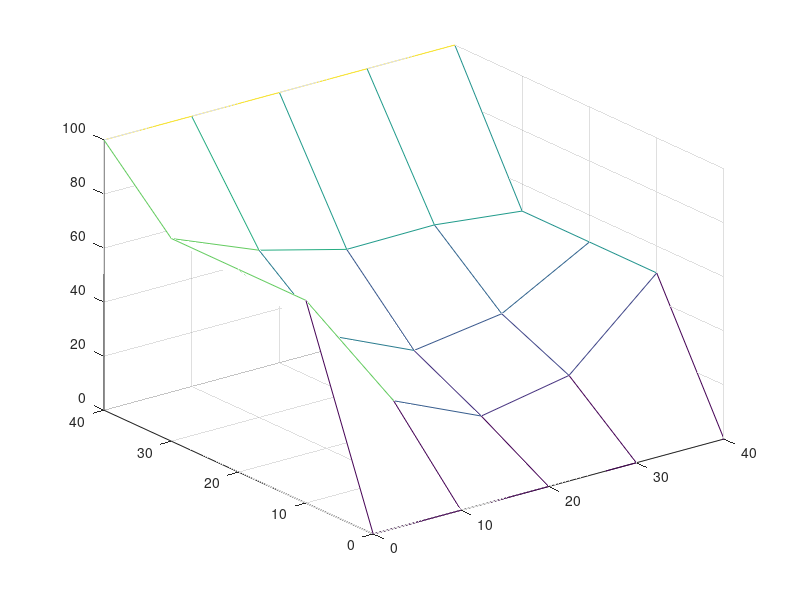

The MATLAB script that drew this image:
%Copyright by Devasnhu Thakar
alpha = 0.835;
tl = 0;               %Lower bound for time interval
tu = 100;            %Upper bound for time interval
xu = 40;              %Upper bound on x; Length of plate
xl = 0;               %Lower bound of x

dt = 10;
dx = 10;              %dy = dx
lambda = (alpha*dt)/(dx^2);
t = zeros((tu-tl)/dt + 1);
%1st-dimesion is x (ROW); 2-nd is y (Column)
T_explicit = zeros((xu-xl)/dx + 1, (xu-xl)/dx + 1, (tu-tl)/dt + 1);
T_explicit(:, 1,:) = 75;                  %The left-edge
T_explicit(:, (xu-xl)/dx + 1, :) = 50; %The right-edge
T_explicit(1,:, :) = 0;                  %The bottom edge
T_explicit((xu-xl)/dx + 1, :, :) = 100;   %The top edge

%Loop to do explicite method; for every time
%Looping over time
for n=2:(tu-tl)/dt+1
    %Loop over all interior nodes
    %i is the index of x; the column no.
    for j=2:(xu-xl)/dx
        % j is y; the row number
        for i=2:(xu-xl)/dx
            T_explicit(j,i,n) = T_explicit(j,i,n-1) + lambda*(T_explicit(j,i+1,n-1) + T_explicit(j,i-1,n-1) + T_explicit(j-1,i,n-1) + T_explicit(j+1,i,n-1) - 4*T_explicit(j,i,n-1));  
        end
    end
end
%%%%%%%%%%%% TO DO PLOTTING %%%%%%%%%%%%%
% T_last = T_explicit(:,:,11);
% [x,y] = meshgrid(xl:dx:xu, xl:dx:xu); 
% [C,h] = contour(x,y,T_last);

%%%%%%%%%%%%%%%%%%%%%%%%
% T_last = T_explicit(:,:,11);
% [x,y] = meshgrid(xl:dx:xu, xl:dx:xu); 
% [C,h] = contour3(x,y,T_last,33);
% clabel(C,h)
%%%%%%%%%%%%%%%%%%%%%%%%%%%%%%%%%%%5
% T_last = T_explicit(:,:,11);
% [x,y] = meshgrid(xl:dx:xu, xl:dx:xu); 
% [C,h] = contourf(x,y,T_last);
% clabel(C,h)
%%%%%%%% Video %%%%%%%%%%%%%%
% v = VideoWriter('exp3Video.avi');
% v.FrameRate = 3;
% open(v);
% [x,y] = meshgrid(xl:dx:xu, xl:dx:xu); 
% for k=1:(tu-tl)/dt + 1
%    [C,h] = contourf(x,y,T_explicit(:,:,k));
%    frame = getframe(gcf);
%    writeVideo(v,frame);
%    pause(0.15)
% end
% close(v);

T_last = T_explicit(:,:,11);
[x,y] = meshgrid(xl:dx:xu, xl:dx:xu); 
mesh(x,y,T_last);
%plottools('on')